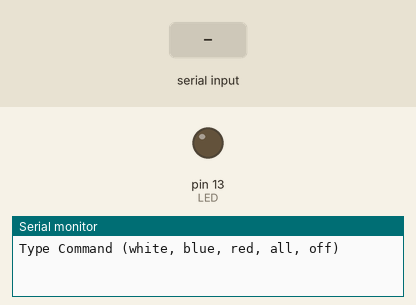
Bench run of a sketch on a simulated Arduino Uno, built with avr-gcc and run on an emulated ATmega328P. On the bench: output pins drawn as LEDs (lit = HIGH), the last lines printed to the serial monitor. Dashed ring = blinking. Inputs (shaded band) come from the test bench.

Above: at 3.2 s.
3.3 s: "brzo\n" received over Serial
At 3.45 s:
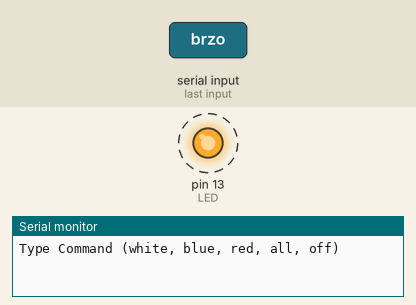
6.3 s: "sporo\n" received over Serial
At 7.1 s:
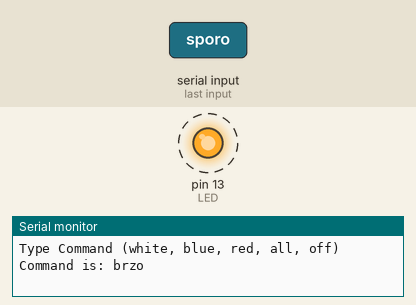
Timing chart, 0 to 13.8 s (numbered marks = the images above; inputs shaded):
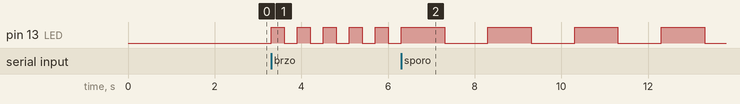

The sketch:

serialTestV1.ino
```cpp
#include <stdio.h>
#include <string.h>

String command;

#define LED 13

void setup() {
  Serial.begin(9600);
  pinMode(LED, OUTPUT);

  delay(2000);

  Serial.println("Type Command (white, blue, red, all, off)");
}

void loop() {
  if (Serial.available()) {
    command = Serial.readStringUntil('\n');
    command.trim();
    if (command.equals("brzo")) {
      digitalWrite(LED, HIGH);
      delay(300);
      digitalWrite(LED, LOW);
      delay(300);
       digitalWrite(LED, HIGH);
      delay(300);
      digitalWrite(LED, LOW);
      delay(300);
       digitalWrite(LED, HIGH);
      delay(300);
      digitalWrite(LED, LOW);
      delay(300);
       digitalWrite(LED, HIGH);
      delay(300);
      digitalWrite(LED, LOW);
      delay(300);
       digitalWrite(LED, HIGH);
      delay(300);
      digitalWrite(LED, LOW);
      delay(300);
    }

    else if (command.equals("sporo")) {
      digitalWrite(LED, HIGH);
      delay(1000);
      digitalWrite(LED, LOW);
      delay(1000);
      digitalWrite(LED, HIGH);
      delay(1000);
      digitalWrite(LED, LOW);
      delay(1000);
      digitalWrite(LED, HIGH);
      delay(1000);
      digitalWrite(LED, LOW);
      delay(1000);
      digitalWrite(LED, HIGH);
      delay(1000);
      digitalWrite(LED, LOW);
      delay(1000);
      digitalWrite(LED, HIGH);
      delay(1000);
      digitalWrite(LED, LOW);
      delay(1000);
      digitalWrite(LED, HIGH);
      delay(1000);
      digitalWrite(LED, LOW);
      delay(1000);
    }
    else {
      Serial.println("bad command");
    }
    Serial.print("Command is: ");
    Serial.println(command);
  }
}
```

Measured:
- after the input at 3.3 s, pin 13 (LED): alternates HIGH for 0.30 s and LOW for 0.30 s, starting at once
- after the input at 6.3 s, pin 13 (LED): alternates HIGH for 1.0 s and LOW for 1.0 s, starting at once
